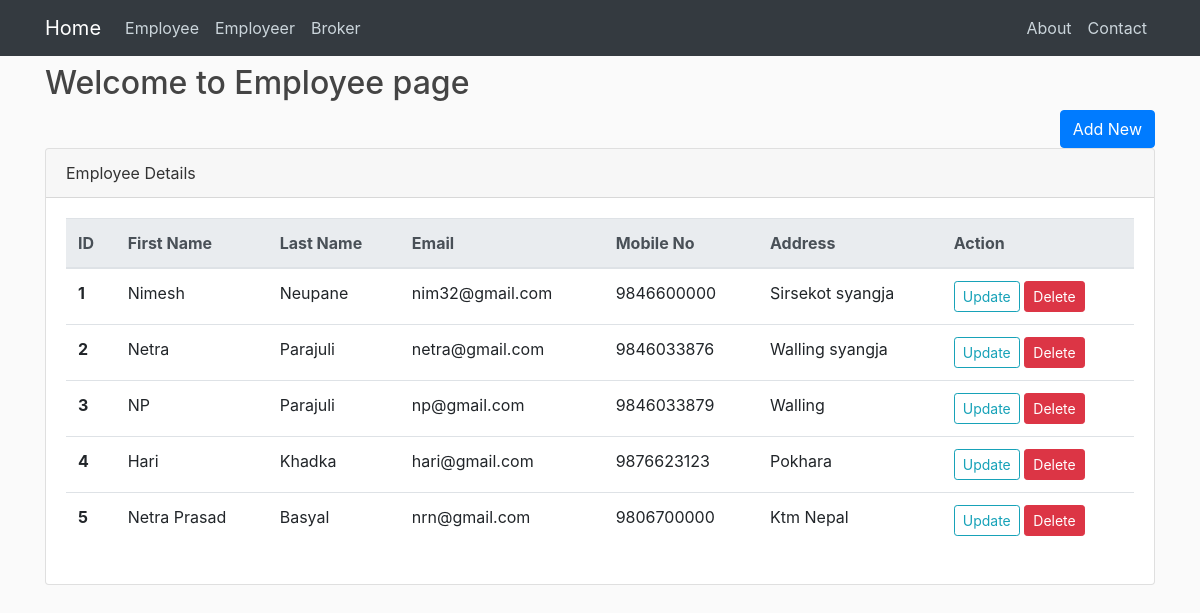
The page /employee/ on the database as committed earlier.
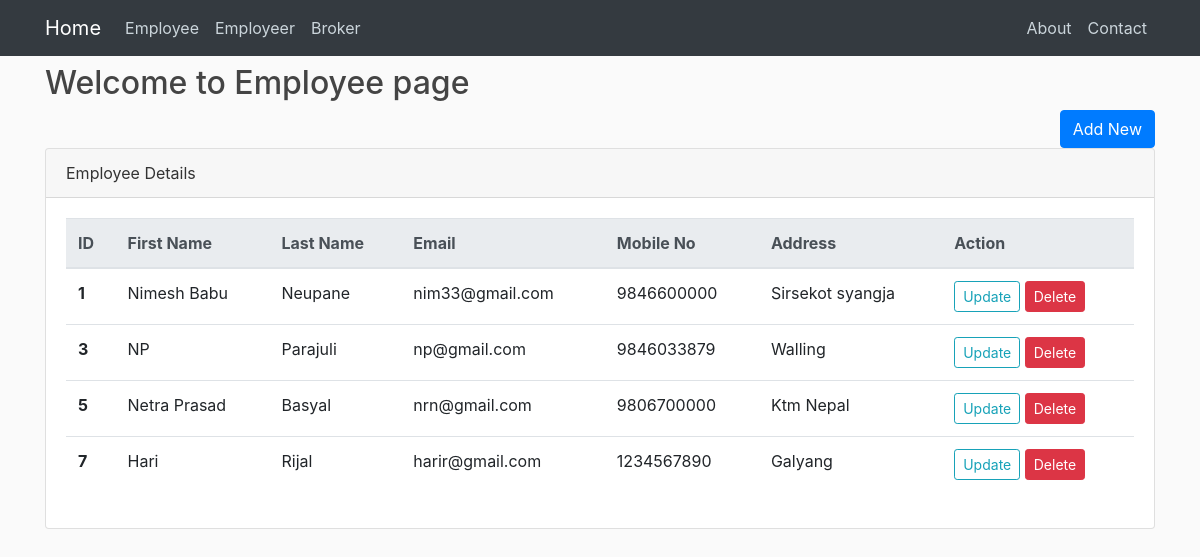
The same page on the database as committed later.
### employee/models.py (models this page shows)
class Employee(models.Model):
    first_name = models.CharField(max_length = 20)
    last_name = models.CharField(max_length = 20)
    email    = models.EmailField(max_length = 20)
    mobile = models.CharField(unique = True,max_length=10, validators=[RegexValidator(r'^\d{1,10}$')])
    address = models.CharField(max_length =30)

### employee/views.py (the view)
# urls.py: path('',include('employee.urls')),
def employee(request):
    if request.method == 'POST':
        data = request.POST
        first_name = data['first_name']
        last_name = data['last_name']
        email = data['email']
        mobile = data['mobile']
        address = data['address']
        obj = Employee.objects.create(first_name = first_name, last_name = last_name,email = email,
               mobile = mobile, address = address)
        if obj:# If object is created then redirect to /employee
            return redirect('employee-home')
    else:
        Employees = Employee.objects.all()
        form = EmployeeForm()
        context ={
            'form':form,
            'employees': Employees,
        }
    return render(request,'employee/employee.html',context)

### employee/templates/employee/employee.html (shortened to what this page needs)
{% extends "base.html" %}
{% block main %}
<h2>Welcome to Employee page</h2>
    <div class="text-right">
        <button type="button" class="btn btn-primary" data-toggle="modal" data-target="#exampleModal">Add New
        </button>
    </div>
    <form action="" method="POST">
    <div class="card">
      <div class="card-header">
        Employee Details
      </div>
      <div class="card-body">
        <table class="table">
          <thead class="thead-light">
            <tr>
              <th scope="col">ID</th>
              <th scope="col">First Name</th>
              <th scope="col">Last Name</th>
              <th scope="col">Email</th>
              <th scope="col">Mobile No</th>
              <th scope="col">Address</th>
              <th scope="col">Action</th>
            </tr>
          </thead>
          <tbody>
            {% for employee in employees %}
              <tr>
                <th scope="row">{{employee.id}}</th>
                <td>{{ employee.first_name }}</td>
                <td>{{ employee.last_name }}</td>
                <td>{{ employee.email }}</td>
                <td>{{ employee.mobile }}</td>
                <td>{{ employee.address }}</td>
                <td>
                <a class="btn btn-outline-info btn-sm" href="{% url 'employee-update' employee.id %}">Update</a>
                <a class="btn btn-danger btn-sm" href="{% url 'employee-delete' employee.id%}">Delete</a>
              </td>
              </tr>
            {% endfor %}
          </tbody>
        </table>
      </div>
    </div>
    </form>
{% endblock main %}

### templates/base.html (shortened to what this page needs)
{% load static %}
<!DOCTYPE html>
<html>
<head>
    <link rel="stylesheet" type="text/css" href="{% static "./css/bootstrap.min.css" %}">
    <link rel="stylesheet" type="text/css" href="{% static "./css/main.css" %}">
</head>
<body>
    <header class="site-header">
        <nav class="navbar navbar-expand-lg navbar-dark bg-dark fixed-top">
        <div class="container">
          <a class="navbar-brand" href="{% url "home" %}">Home</a>
          <div class="collapse navbar-collapse" id="navbarNavAltMarkup">
            <div class="navbar-nav mr-auto">
              <a class="nav-item nav-link" href="{% url "employee-home" %}">Employee</a>
              <a class="nav-item nav-link" href="{% url "employeer-home" %}">Employeer</a>
              <a class="nav-item nav-link" href="{% url "broker-home" %}">Broker</a>
          </div>
            <div class="navbar-nav">
              <a class="nav-item nav-link" href="{% url "about" %}">About</a>
              <a class="nav-item nav-link" href="{% url "contact" %}">Contact</a>
            </div>
          </div>
          </div>
        </nav>
    </header>
    <div class="container">
        {% block main %}
        {% endblock %}
    </div>
</body>
</html>

### static/css/main.css (style rules this page uses)
body { background: #fafafa; color: #333333; margin-top: 4rem; }
h1, h2, h3, h4, h5, h6 { color: #444444; }
.site-header .navbar-nav .nav-link { color: #cbd5db; }

Rows that differ between the two databases and show on the page:
removed Employee: id "2", first_name "Netra", last_name "Parajuli", email "netra@gmail.com", mobile "9846033876", address "Walling syangja"
removed Employee: id "4", first_name "Hari", last_name "Khadka", email "hari@gmail.com", mobile "9876623123", address "Pokhara"
changed Employee "Neupane": first_name "Nimesh" → "Nimesh Babu"; email "nim32@gmail.com" → "nim33@gmail.com"
added Employee: id "7", first_name "Hari", last_name "Rijal", email "harir@gmail.com", mobile "1234567890", address "Galyang"
